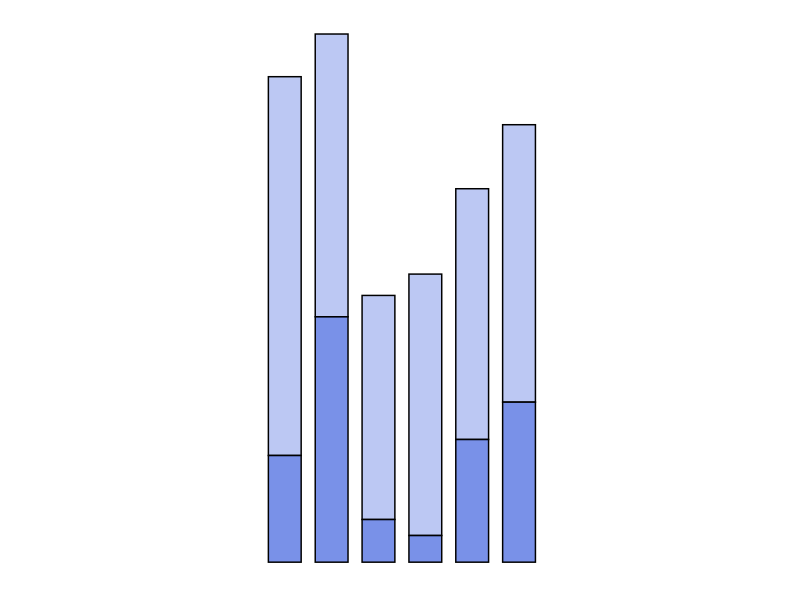
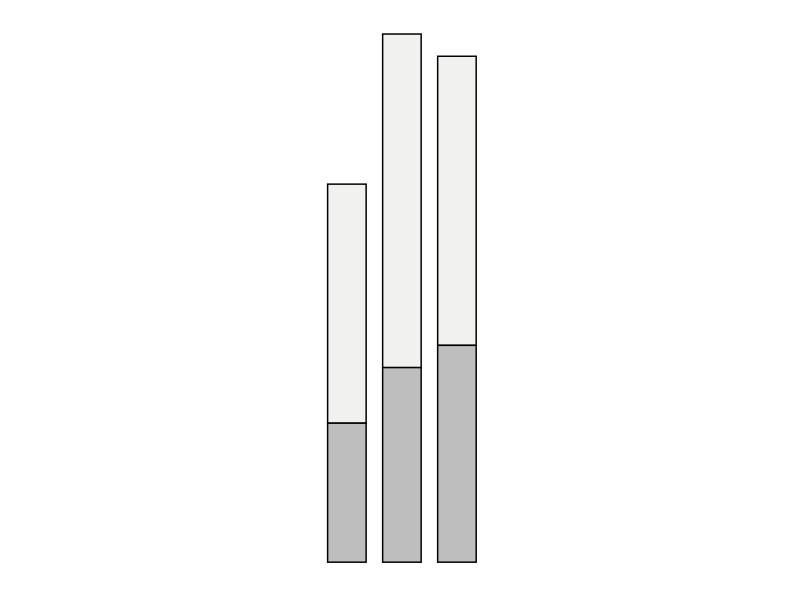
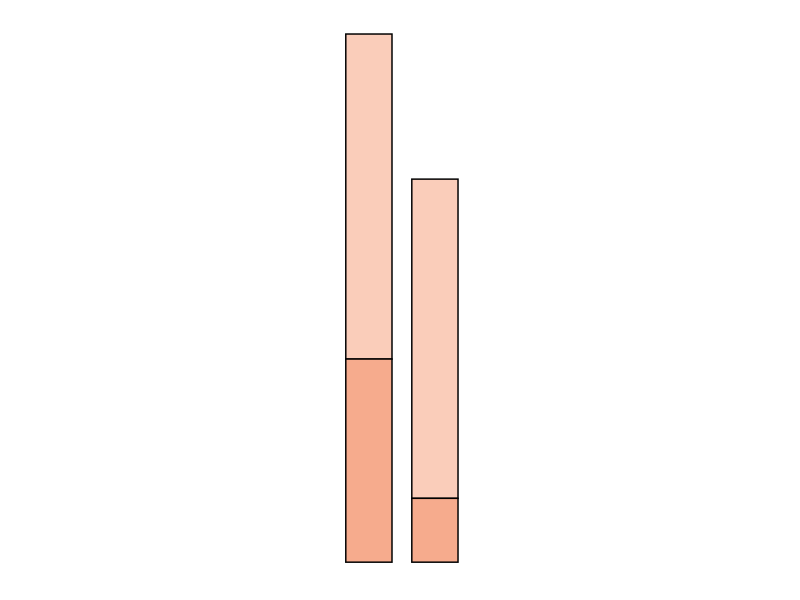

Generate these figures, in order, with R:
### Author: Hongli Ma <hongli.ma.explore@gmail.com> 2024-01
### Usage: Please cite RNAsmol when you use this script


library(ggplot2)
library(ggrepel)
library(tidyverse)

# Define RGB colors
rgb_colors <- list(
  c(0.34832334141176474, 0.4657111465098039, 0.8883461629411764),
  c(0.6193179451882354, 0.7441207347647059, 0.9989309188196078),
  c(0.8674276350862745, 0.864376599772549, 0.8626024620196079),
  c(0.9684997476666667, 0.673977379772549, 0.5566492560470588),
  c(0.8393649370784314, 0.32185622094117644, 0.26492398098039216)
)

# Convert RGB to hexadecimal format
hex_colors <- lapply(rgb_colors, function(rgb) {
  rgb_hex <- rgb * 255  # Scale to [0, 255]
  rgb_hex <- round(rgb_hex)  # Round to nearest integer
  rgb_hex <- sprintf("#%02X%02X%02X", rgb_hex[1], rgb_hex[2], rgb_hex[3])  # Convert to hexadecimal
  return(rgb_hex)
})

alpha_values <- rep(0.5, length(colors))

# 数据
data1 <- data.frame(
  category = c('rG4','Hairpin','Three-way junction','Triple helix','Pseudoknot'),
  value = c(0.222,0.519,0.074,0.074,0.111)
)

df <- data.frame(value = c(22.2, 51.9, 7.4, 7.4, 11.1),
                 group = c('rG4', 'Hairpin', 'Pseudoknot','Three-way junction', 'Triple helix' ))

# Get the positions
df2 <- df %>% 
  mutate(csum = rev(cumsum(rev(value))), 
         pos = value/2 + lead(csum, 1),
         pos = if_else(is.na(pos), value/2, pos))


p1 <- ggplot(df, aes(x = "", y = value, fill = fct_inorder(group))) +
  geom_bar(width = 1, stat = "identity", color = "black") +
  geom_label_repel(data = df2,
                   aes(y = pos, label = paste0(value, "%")),
                   size = 4.5, nudge_x = 0.7, show.legend = FALSE) +
  scale_fill_manual(values=alpha(unlist(hex_colors), alpha_values))+
  coord_polar("y", start = 0) +
  theme_void() +  # 设置主题
  theme(
    legend.position = c(0,0.2),  
    legend.title = element_blank()
  )


######################################################################################################################


library(ggplot2)
library(tidyr)
library(RColorBrewer)

# Sample data
df <- data.frame(
  category = c('NRAS', 'TERRA', 'EWSR1', 'AKTIP','Zika_NS5','Zika3PrimeUTR'),
  segment1 =c(0.42, 0.49, 0.53, 0.71,0.47,0.52),
  segment2 = c(0.08, 0.05, 0.46, 0.2,0.23,0.3) 
)

# Reshape data to long format
df_long <- df %>%
  pivot_longer(cols = starts_with("segment"), names_to = "segment", values_to = "value")

colors <- c("#5876E266", "#5876E2CC")

# Plotting
ggplot(df_long, aes(x = category, y = value, fill = segment)) +
  geom_bar(stat = "identity",width=0.7,color="black",size=0.5,show.legend = FALSE) +
  scale_fill_manual(values = setNames(colors, unique(df_long$segment))) +
  labs(x = "Targets", y = "Hit Rate", fill = "Segment") +
  theme_minimal()+
  theme(
    panel.grid.major = element_blank(),  # Remove major grid lines
    panel.grid.minor = element_blank(),   # Remove minor grid lines
    axis.text.x = element_blank(),  # Remove x-axis labels
    axis.text.y = element_blank(),  # Remove y-axis labels
    axis.title.x = element_blank(),  # Remove x-axis title
    axis.title.y = element_blank()   # Remove y-axis title
  )+theme(aspect.ratio = 2/1)


######################################################################################################################


library(ggplot2)
library(tidyr)
library(RColorBrewer)

# Sample data
df <- data.frame(
  category = c('PreQ1', 'SAM_II', 'ZTP'),
  segment1 =c(0.43, 0.6, 0.52),
  segment2 = c(0.25, 0.35, 0.39) 
)

# Reshape data to long format
df_long <- df %>%
  pivot_longer(cols = starts_with("segment"), names_to = "segment", values_to = "value")

colors <- c("#DDDCDB66", "grey")

# Plotting
ggplot(df_long, aes(x = category, y = value, fill = segment)) +
  geom_bar(stat = "identity",width=0.7,color="black",size=0.5,show.legend = FALSE) +
  scale_fill_manual(values = setNames(colors, unique(df_long$segment))) +
  labs(x = "Targets", y = "Hit Rate", fill = "Segment") +
  theme_minimal()+
  theme(
    panel.grid.major = element_blank(),  # Remove major grid lines
    panel.grid.minor = element_blank(),   # Remove minor grid lines
    axis.text.x = element_blank(),  # Remove x-axis labels
    axis.text.y = element_blank(),  # Remove y-axis labels
    axis.title.x = element_blank(),  # Remove x-axis title
    axis.title.y = element_blank()   # Remove y-axis title
  )+theme(aspect.ratio = 3.3/1)


######################################################################################################################


library(ggplot2)
library(tidyr)
library(RColorBrewer)

# Sample data
df <- data.frame(
  category = c('TPP', 'Glutamine_RS'),
  segment1 =c(0.55, 0.56),
  segment2 = c(0.11, 0.35) 
)

# Reshape data to long format
df_long <- df %>%
  pivot_longer(cols = starts_with("segment"), names_to = "segment", values_to = "value")

colors <- c("#F6AB8D99", "#F6AB8DFF")

# Plotting
ggplot(df_long, aes(x = category, y = value, fill = segment)) +
  geom_bar(stat = "identity",width=0.7,color="black",size=0.5,show.legend = FALSE) +
  scale_fill_manual(values = setNames(colors, unique(df_long$segment))) +
  labs(x = "Targets", y = "Hit Rate", fill = "Segment") +
  theme_minimal()+
  theme(
    panel.grid.major = element_blank(),  # Remove major grid lines
    panel.grid.minor = element_blank(),   # Remove minor grid lines
    axis.text.x = element_blank(),  # Remove x-axis labels
    axis.text.y = element_blank(),  # Remove y-axis labels
    axis.title.x = element_blank(),  # Remove x-axis title
    axis.title.y = element_blank()   # Remove y-axis title
  )+theme(aspect.ratio = 4/1)
